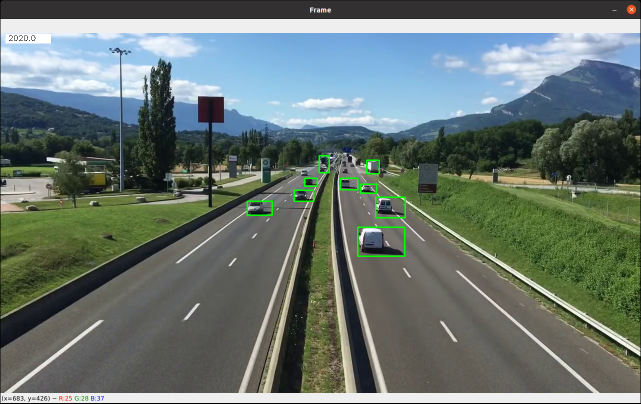
#> input picture drone/traf6.png, 1282 x 807 px, given in place of the camera (shown at 1/2 size)
$ python seguidor_v0.py
#> lines starting #> are read from the running program, lines starting #| are printed output that depends on the picture; after the words box and inside, x2 and y2 are one past the last pixel; in counts of white or black regions, pixels touching at a corner belong together
import cv2 as cv
import numpy as np
from scipy.ndimage.filters import gaussian_filter

def smooth(s,x):
    return gaussian_filter(x,s,mode='constant')

REDU = 8

def rgbh(xs,mask):
    def normhist(x):
        return x / np.sum(x)

    def h(rgb):
        return cv.calcHist([rgb]
                            , [0, 1, 2]
                            , imCropMask
                            , [256//REDU, 256//REDU, 256//REDU]
                            , [0, 256] + [0, 256] + [0, 256]
                            )
    return normhist(sum(map(h, xs)))

cap = cv.VideoCapture(0) # 0 para capturar en directo, ruta do arquivo en outros casos

kernel = np.ones((3, 3), np.uint8)
bgsub = cv.createBackgroundSubtractorMOG2(500, 60, True)

term_crit = ( cv.TERM_CRITERIA_EPS | cv.TERM_CRITERIA_COUNT, 10, 1 )

pause= False
crop = False
camshift = False

while(True):
    key = cv.waitKey(30) & 0xFF
#> (key Esc is pressed here)
    if key== ord("c"):
        crop = True
    if key== ord("p"):
        P = np.diag([100,100,100,100])**2
    if key== ord("s"):
        break
    if key==ord(" "):
        pause =not pause
    if(pause):
        continue


    ret, frame = cap.read()
#> frame is the input picture: shape (807, 1282, 3); mean B, G, R 112.3, 118, 105.3
    #frame=cv.resize(frame,(800,600))
    frame=cv.resize(frame,(1366,768)) # axustar para o tamaño da cámara ou video
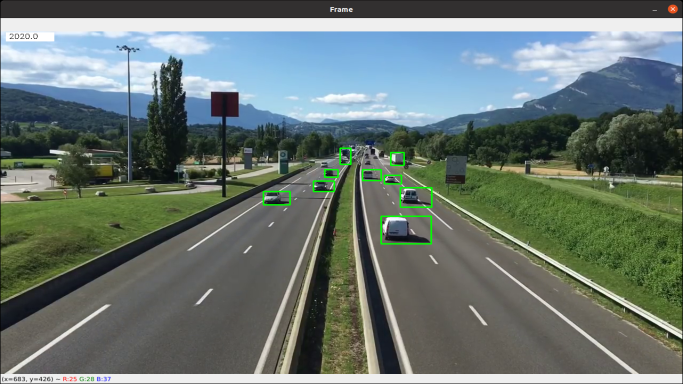
#> frame: shape (768, 1366, 3) (shown at 1/2 size); mean B, G, R 112.2, 117.9, 105.2

    bgs = bgsub.apply(frame)
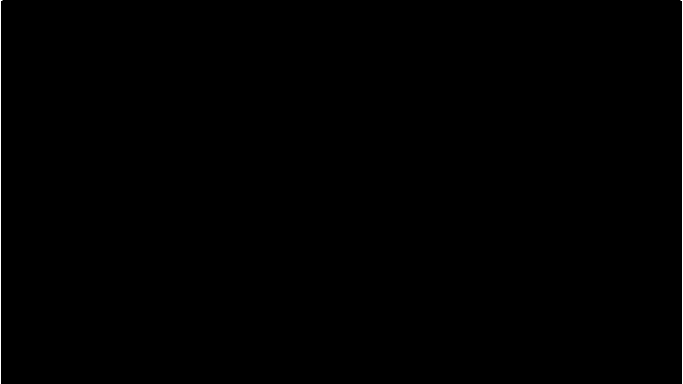
#> bgs: shape (768, 1366) (shown at 1/2 size); values 127 (black) and 255 (white), 0.15% white in thin lines or dots
    bgs = cv.erode(bgs,kernel,iterations = 1)
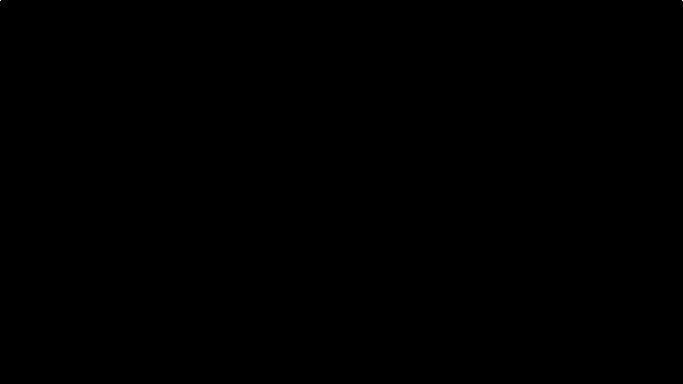
#> bgs: shape (768, 1366) (shown at 1/2 size); values 127 (black) and 255 (white), 0% white in thin lines or dots, all inside (x1, y1, x2, y2) = (0, 0, 1366, 2)
    bgs = cv.medianBlur(bgs,3)
    bgs = cv.dilate(bgs,kernel,iterations=2)
#> bgs: shape (768, 1366); values 127 (black) and 255 (white), 0% white; 2 white regions (2 under 20 px)

    bgs = (bgs > 200).astype(np.uint8)*255
#> bgs: shape (768, 1366); 0% white; 2 white regions (2 under 20 px)
    colorMask = cv.bitwise_and(frame,frame,mask = bgs)

    if crop:
        fromCenter= False
        img = frame # Imaxe sobre a que seleccionar

        r = cv.selectROI(img, fromCenter)
        imCrop = img[int(r[1]):int(r[1]+r[3]), int(r[0]):int(r[0]+r[2])]
        crop = False
        camshift = True

        imCropMask = cv.cvtColor(imCrop, cv.COLOR_BGR2GRAY)
        ret,imCropMask = cv.threshold(imCropMask,30,255,cv.THRESH_BINARY)
        his = smooth(1,rgbh([imCrop],imCropMask))
        roiBox = (int(r[0]), int(r[1]),int(r[2]), int(r[3]))

        cv.destroyWindow("ROI selector")

    if camshift:

        rgbr = np.floor_divide(colorMask, REDU)
        r, g, b = rgbr.transpose(2, 0, 1)

        l = his[r, g, b]
        maxl = l.max()

        (rb, roiBox) = cv.CamShift(1, roiBox, term_crit)
        cv.rectangle(frame, (roiBox[0], roiBox[1]), (roiBox[2], roiBox[3]), (0, 0, 255), 2)
        print(roiBox)

    cv.imshow('Color Mask', colorMask)

    cv.imshow('mask', bgs)

    cv.imshow('Frame', frame)
